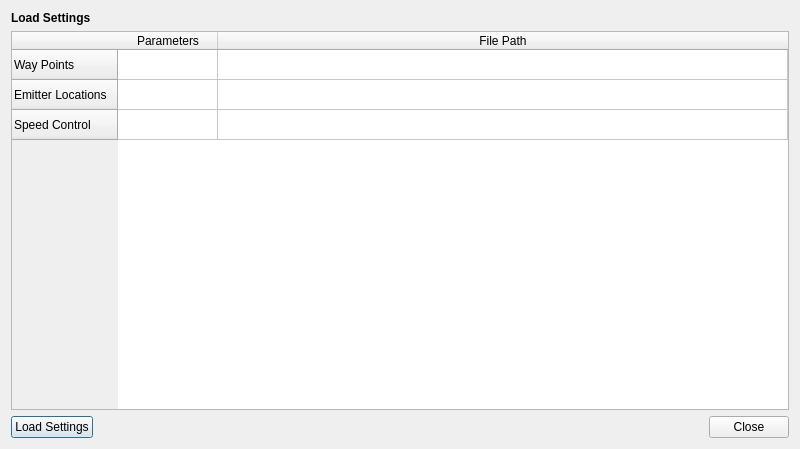
<?xml version="1.0" encoding="UTF-8"?>
<ui version="4.0">
 <class>CLoadSettings</class>
 <widget class="QDialog" name="CLoadSettings">
  <property name="geometry">
   <rect>
    <x>0</x>
    <y>0</y>
    <width>800</width>
    <height>449</height>
   </rect>
  </property>
  <property name="windowTitle">
   <string>Load Settings</string>
  </property>
  <layout class="QVBoxLayout" name="verticalLayout">
   <item>
    <widget class="QLabel" name="label">
     <property name="font">
      <font>
       <weight>75</weight>
       <bold>true</bold>
      </font>
     </property>
     <property name="text">
      <string>Load Settings</string>
     </property>
    </widget>
   </item>
   <item>
    <widget class="QTableWidget" name="tbw_loadSettings">
     <property name="sizePolicy">
      <sizepolicy hsizetype="Expanding" vsizetype="Expanding">
       <horstretch>0</horstretch>
       <verstretch>0</verstretch>
      </sizepolicy>
     </property>
     <property name="rowCount">
      <number>3</number>
     </property>
     <property name="columnCount">
      <number>2</number>
     </property>
     <attribute name="horizontalHeaderStretchLastSection">
      <bool>true</bool>
     </attribute>
     <row>
      <property name="text">
       <string>Way Points</string>
      </property>
     </row>
     <row>
      <property name="text">
       <string>Emitter Locations</string>
      </property>
     </row>
     <row>
      <property name="text">
       <string>Speed Control</string>
      </property>
     </row>
     <column>
      <property name="text">
       <string>Parameters</string>
      </property>
     </column>
     <column>
      <property name="text">
       <string>File Path</string>
      </property>
     </column>
    </widget>
   </item>
   <item>
    <layout class="QHBoxLayout" name="horizontalLayout">
     <item>
      <widget class="QPushButton" name="pb_loadSettings">
       <property name="text">
        <string>Load Settings</string>
       </property>
      </widget>
     </item>
     <item>
      <spacer name="horizontalSpacer">
       <property name="orientation">
        <enum>Qt::Horizontal</enum>
       </property>
       <property name="sizeHint" stdset="0">
        <size>
         <width>40</width>
         <height>20</height>
        </size>
       </property>
      </spacer>
     </item>
     <item>
      <widget class="QPushButton" name="pb_close">
       <property name="text">
        <string>Close</string>
       </property>
      </widget>
     </item>
    </layout>
   </item>
  </layout>
 </widget>
 <resources/>
 <connections/>
</ui>
